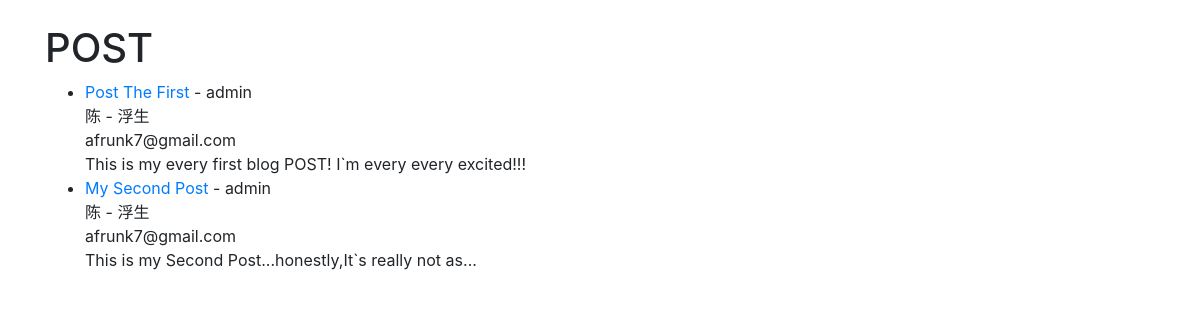
The page / on the database its author committed.
### theblog/models.py (models this page shows, shortened)
class Post(models.Model):
    title = models.CharField(max_length=255)
    author = models.ForeignKey(User,on_delete=models.CASCADE)
    body = models.TextField()

### theblog/views.py (the view)
# urls.py: path('',HomeView.as_view(),name='home'), # 首页
class HomeView(ListView):
    model = Post
    template_name = 'home.html'

### theblog/templates/home.html
{% extends 'base.html' %}
{% block content %}
<h1>POST</h1>
<ul>
{% for post in object_list %}
    <li><a href="{% url 'article_detail' post.pk %}">{{ post.title }} </a>- {{ post.author }} <br>
        {{ post.author.first_name }} - {{ post.author.last_name }}<br>
        {{ post.author.email }} <br>
    {{ post.body }}</li>
{% endfor %}
</ul>
{% endblock %}

### theblog/templates/base.html (shortened to what this page needs)
<!doctype html>
<html lang="en">
  <head>
    <link rel="stylesheet" href="https://cdn.jsdelivr.net/npm/bootstrap@4.4.1/dist/css/bootstrap.min.css">
  </head>
  <body>
  <br>
  <div class="container">
      {% block content %}
    {% endblock %}
  </div>
  </body>
</html>

### rows shown on the page
Post: title "Post The First", author "admin", author.first_name "陈", author.last_name "浮生", author.email "afrunk7@gmail.com", body "This is my every first blog POST! I`m every every excited!!!"
Post: title "My Second Post", author "admin", author.first_name "陈", author.last_name "浮生", author.email "afrunk7@gmail.com", body "This is my Second Post...honestly,It`s really not as..."
